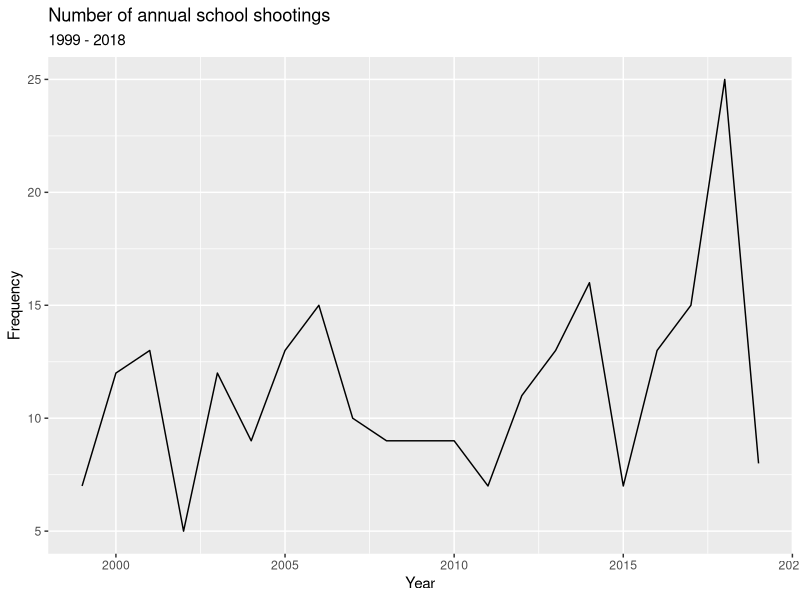
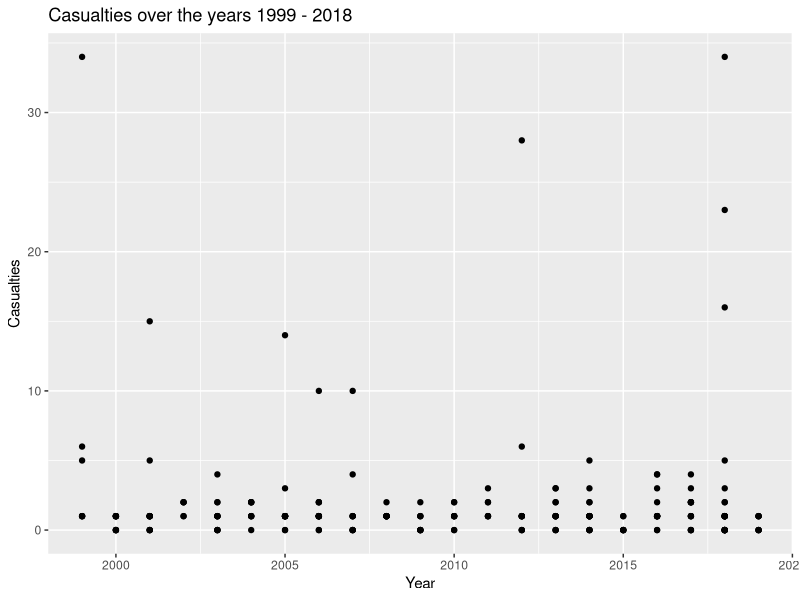
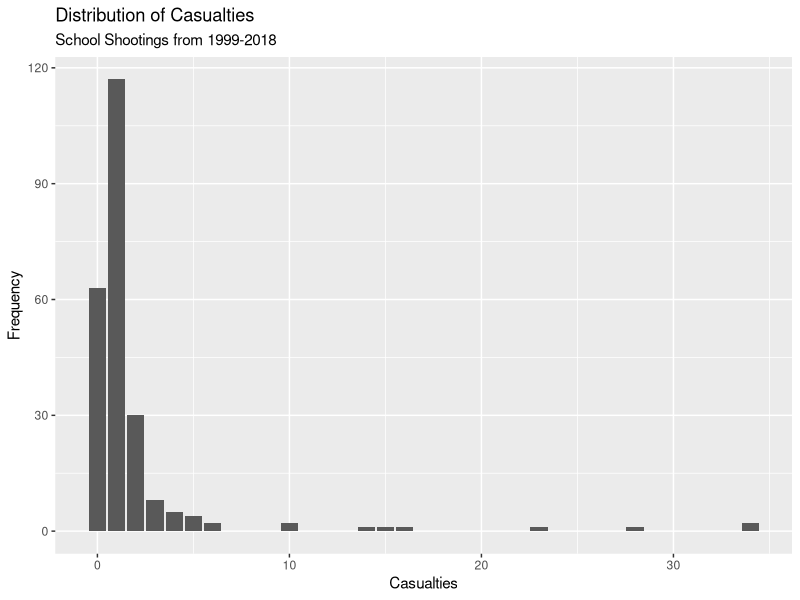

Recreate these plots in R, in order.
## ---- chunk 1
knitr::opts_chunk$set(echo = FALSE)
## ---- chunk 2
library(tidyverse)
library(broom)
library(lubridate)

## ---- chunk 3
school_shootings <- read_csv("../data/school-shootings-data.csv")
## ---- chunk 4
school_shootings <- school_shootings %>%
  mutate(white_percent = white/enrollment,
         black_percent = black/enrollment,
         hispanic_percent = hispanic/enrollment,
         asian_percent = asian/enrollment)
## ---- chunk 5
school_shootings <- school_shootings %>%
  mutate(lunch_percent = lunch/enrollment)
## ---- chunk 6
school_shootings <- school_shootings %>%
  mutate(time = hms::as.hms(time))

#school_shootings <- school_shootings %>%
#  mutate(time_day = case_when(
#    time >= hms::as.hms(6:00:00) & time < hms::as.hms(12:00:00) ~ "morning"
#  ))
## ---- chunk 7
school_shootings %>%
  group_by(year) %>%
  count() %>%
  ggplot(mapping = aes(x = year, y = n)) +
  geom_line() +
  labs(title = "Number of annual school shootings", subtitle = "1999 - 2018") +
  ylab("Frequency") +
  xlab("Year")

## ---- chunk 8
school_shootings %>%
  ggplot(mapping = aes(x = year, y = casualties)) +
  geom_point() +
  labs(title = "Casualties over the years 1999 - 2018") +
  ylab("Casualties") +
  xlab("Year")
## ---- chunk 9
school_shootings %>%
  ggplot(mapping = aes(x = casualties)) +
  geom_bar() +
  labs(title = "Distribution of Casualties", subtitle = "School Shootings from 1999-2018") +
  xlab("Casualties") +
  ylab("Frequency")
## ---- chunk 10
school_shootings <- school_shootings %>%
  select(school_name, 
         district_name, 
         date, 
         school_year, 
         year, 
         time, 
         day_of_week,
         lunch,
         city, 
         state, 
         school_type, 
         enrollment, 
         killed, 
         injured, 
         casualties, 
         shooting_type, 
         age_shooter1, 
         age_shooter2, 
         gender_shooter1, 
         gender_shooter2, 
         race_ethnicity_shooter1, 
         race_ethnicity_shooter2, 
         shooter_relationship1, 
         shooter_relationship2, 
         resource_officer, 
         weapon, 
         staffing, 
         white_percent, 
         black_percent, 
         hispanic_percent, 
         asian_percent, 
         lunch_percent)
## ---- chunk 11
mod_cas <- lm(casualties ~ 
              enrollment +
              factor(shooting_type) +
              staffing + 
              white_percent + 
              black_percent +
              hispanic_percent +
              asian_percent +
              lunch_percent +
              factor(resource_officer) +
              factor(day_of_week),
              #(enrollment * staffing) +
              #(lunch_percent * factor(resource_officer)),
              data = school_shootings)

#glance(mod_cas)$adj.r.squared

perf_model <- step(mod_cas, direction = "backward")

perf_model %>%
  tidy() %>%
  select(term, estimate)

glance(perf_model)$adj.r.squared

